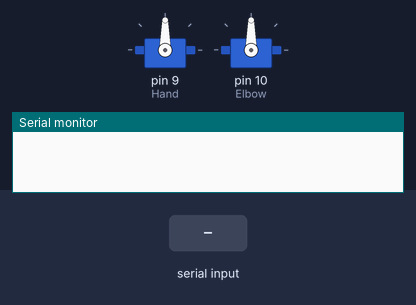
A sketch run on a simulated Arduino Uno, built with avr-gcc and run on an emulated ATmega328P. On the bench: 2 × servo, the last lines printed to the serial monitor. The inputs (shaded band) are chosen by the test bench.

Above: at 1.2 s.
1.3 s: "o" received over Serial
At 2.1 s:
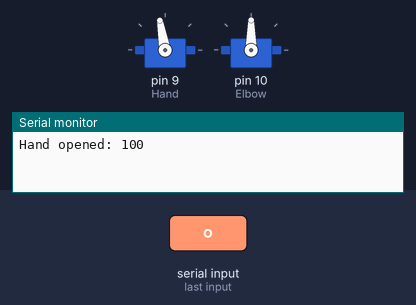
3.0 s: "O" received over Serial
At 4.7 s:
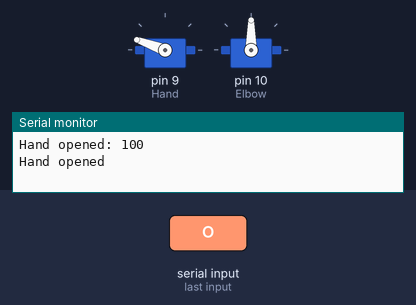
5.0 s: "C" received over Serial
At 6.0 s:
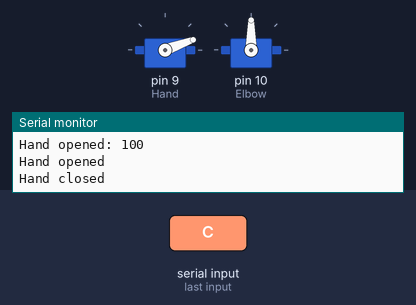
6.5 s: "f" received over Serial
At 7.2 s:
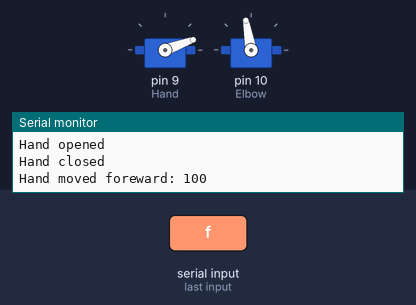
8.0 s: "c" received over Serial
At 8.4 s:
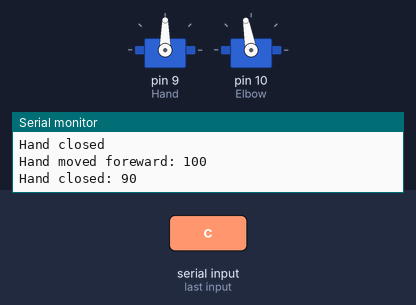
9.5 s: "F" received over Serial
At 10.7 s:
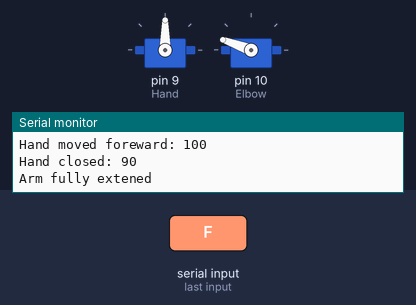
Timing chart, 0 to 12.0 s (numbered marks = the images above; inputs shaded):
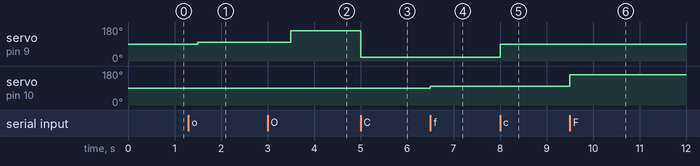

Measured:
- after the input at 1.3 s, servo on pin 9 (Hand): 90° → 100° after 0.20 s
- after the input at 3.0 s, servo on pin 9 (Hand): 100° → 160° after 0.50 s
- after the input at 5.0 s, servo on pin 9 (Hand): 160° → 20° at once
- after the input at 6.5 s, servo on pin 10 (Elbow): 90° → 100° at once
- after the input at 8.0 s, servo on pin 9 (Hand): 20° → 90° at once
- after the input at 9.5 s, servo on pin 10 (Elbow): 100° → 160° at once

The sketch:

ServoWithSerial.ino
```cpp
#include <Servo.h>

Servo Hand ;
Servo Elbow ;
int handPos = 90 ;
int MAX = 160 ;
int MIN = 20 ;
int elbowPos = 90 ;
char value ;

void setup() {
  Serial.begin(9600);
  Hand.attach(9) ;
  Elbow.attach(10) ;
  Hand.write(handPos) ;
  Elbow.write(elbowPos) ;
}

void loop() {
  if (Serial.available() > 0) {
    value = Serial.read();
    if (value == 'o' && handPos < MAX) {
      handPos = handPos + 10 ;
      Hand.write(handPos);
      Serial.print("Hand opened: ");
      Serial.println(handPos) ;
    }
    else if (value == 'O') {
       Hand.write(MAX) ;
       Serial.println("Hand opened") ;
    }
    else if ( value == 'c' && handPos > MIN){
      handPos = handPos - 10 ;
      Hand.write(handPos);
      Serial.print("Hand closed: ");
      Serial.println(handPos) ;
    }
    else if (value == 'C'){
      Hand.write(MIN) ;
      Serial.println("Hand closed");
    }
    else if ( value == 'f' && elbowPos < 160) {
      elbowPos = elbowPos + 10 ;
      Elbow.write(elbowPos) ;
      Serial.print("Hand moved foreward: ");
      Serial.println(elbowPos) ;
    }
    else if (value == 'F'){
       Elbow.write(MAX) ;
       Serial.println("Arm fully extened") ;
    }
    else if (value == 'b' && elbowPos > MIN){
      elbowPos = elbowPos - 10 ;
      Elbow.write(elbowPos) ;
      Serial.print("Hand moved backward: ");
      Serial.println(elbowPos) ;
    }
    else if (value == 'B'){
       Elbow.write(MIN) ;
       Serial.println("Arm fully contracted") ;
    }
    else if (value == 'r'){
      Elbow.write(90) ;
      Hand.write(90) ;
      Serial.println("Servos reset");
    }
    else {
      Serial.println("Values out of range");
    }
  }
  delay(500);
}
```
